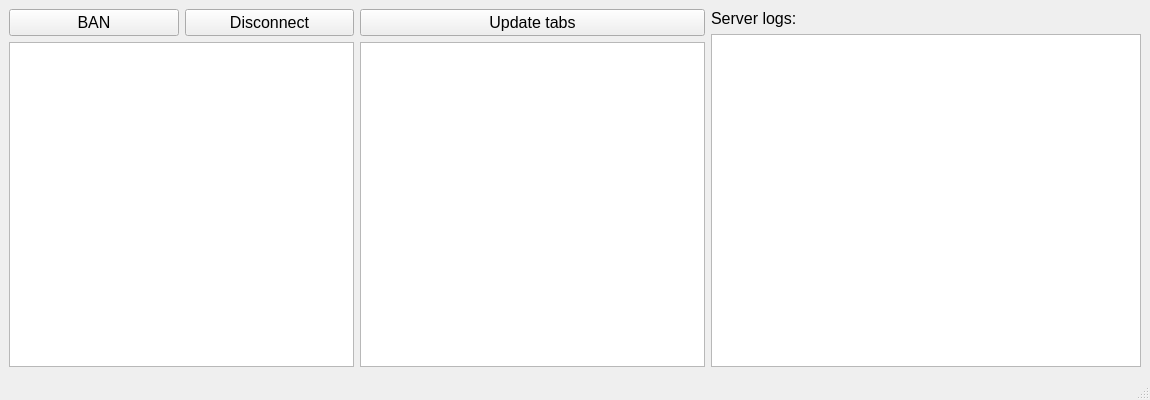
<?xml version="1.0" encoding="UTF-8"?>
<ui version="4.0">
 <class>MainWindow</class>
 <widget class="QMainWindow" name="MainWindow">
  <property name="geometry">
   <rect>
    <x>0</x>
    <y>0</y>
    <width>1150</width>
    <height>400</height>
   </rect>
  </property>
  <property name="minimumSize">
   <size>
    <width>900</width>
    <height>400</height>
   </size>
  </property>
  <property name="font">
   <font>
    <pointsize>12</pointsize>
   </font>
  </property>
  <property name="windowTitle">
   <string>MainWindow</string>
  </property>
  <widget class="QWidget" name="centralwidget">
   <layout class="QVBoxLayout" name="verticalLayout_4">
    <item>
     <layout class="QHBoxLayout" name="horizontalLayout_2">
      <item>
       <layout class="QVBoxLayout" name="verticalLayout_2">
        <item>
         <layout class="QHBoxLayout" name="horizontalLayout">
          <item>
           <widget class="QPushButton" name="pushButton_BAN">
            <property name="text">
             <string>BAN</string>
            </property>
           </widget>
          </item>
          <item>
           <widget class="QPushButton" name="pushButton_disconnect">
            <property name="text">
             <string>Disconnect</string>
            </property>
           </widget>
          </item>
         </layout>
        </item>
        <item>
         <widget class="QTableView" name="tableView">
          <property name="minimumSize">
           <size>
            <width>345</width>
            <height>0</height>
           </size>
          </property>
          <property name="maximumSize">
           <size>
            <width>345</width>
            <height>16777215</height>
           </size>
          </property>
         </widget>
        </item>
       </layout>
      </item>
      <item>
       <layout class="QVBoxLayout" name="verticalLayout_3">
        <item>
         <widget class="QPushButton" name="pushButton_updateTabs">
          <property name="text">
           <string>Update tabs</string>
          </property>
         </widget>
        </item>
        <item>
         <widget class="QTableView" name="tableView_2">
          <property name="minimumSize">
           <size>
            <width>345</width>
            <height>0</height>
           </size>
          </property>
          <property name="maximumSize">
           <size>
            <width>345</width>
            <height>16777215</height>
           </size>
          </property>
         </widget>
        </item>
       </layout>
      </item>
      <item>
       <layout class="QVBoxLayout" name="verticalLayout">
        <item>
         <widget class="QLabel" name="label">
          <property name="text">
           <string>Server logs:</string>
          </property>
         </widget>
        </item>
        <item>
         <widget class="QTextBrowser" name="textBrowser_logs">
          <property name="font">
           <font>
            <pointsize>8</pointsize>
           </font>
          </property>
         </widget>
        </item>
       </layout>
      </item>
     </layout>
    </item>
   </layout>
  </widget>
  <widget class="QMenuBar" name="menubar">
   <property name="geometry">
    <rect>
     <x>0</x>
     <y>0</y>
     <width>1150</width>
     <height>27</height>
    </rect>
   </property>
  </widget>
  <widget class="QStatusBar" name="statusbar"/>
 </widget>
 <resources/>
 <connections/>
</ui>
